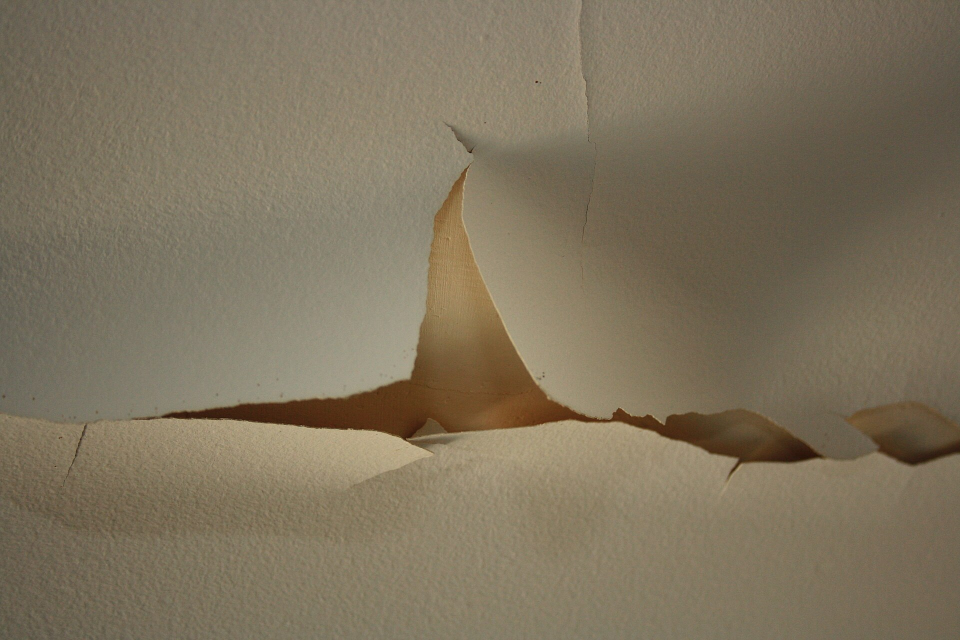
#> input picture samples/images/ceiling_crack_1.jpg, 1920 x 1280 px (shown at 1/2 size)
$ python -i quality.py   (imports and definitions only)   (older library calls are emulated)
#> lines starting #> are read from the running program, lines starting #| are printed output that depends on the picture; after the words box and inside, x2 and y2 are one past the last pixel; in counts of white or black regions, pixels touching at a corner belong together
"""Section 7 - Frame quality assessment (OpenCV).

Per frame: edge sharpness (blur), brightness / clipped exposure, feature
count, feature distribution over a 4x4 grid, plus optical-flow survival and
RANSAC inlier ratio once tracking/verification have run.

Blur: plain Laplacian variance mistakes texture-less (white-wall) frames for
blurred ones. Instead, at the strongest 1% of edges, the ratio of 2nd to 1st
derivative is measured separately for x and y (min of both, so one-directional
motion blur is caught). Blur widens edges and lowers this ratio independent of
how much texture the frame has. Judged relative to the video's median.
"""

import cv2
import numpy as np

GOOD, ACCEPTABLE, POOR = "GOOD", "ACCEPTABLE", "POOR"


def edge_sharpness(gray):
    x = gray.astype(np.float32)
    out = []
    for dx, dy in ((1, 0), (0, 1)):
        d1 = np.abs(cv2.Sobel(x, cv2.CV_32F, dx, dy, ksize=3))
        d2 = np.abs(cv2.Sobel(x, cv2.CV_32F, 2 * dx, 2 * dy, ksize=3))
        m = d1 > np.percentile(d1, 99)
        out.append(float(np.median(d2[m] / (d1[m] + 1e-6))) if m.any() else 0.0)
    return min(out)


def base_metrics(gray, n_grid=4):
    blur = edge_sharpness(gray)
    brightness = float(gray.mean())
    clipped = float(np.mean((gray < 10) | (gray > 245)))
    corners = cv2.goodFeaturesToTrack(gray, maxCorners=2000, qualityLevel=0.01,
                                      minDistance=7)
    n_feat = 0 if corners is None else len(corners)
    coverage = 0.0
    if n_feat:
        H, W = gray.shape
        c = corners.reshape(-1, 2)
        gx = np.clip((c[:, 0] / W * n_grid).astype(int), 0, n_grid - 1)
        gy = np.clip((c[:, 1] / H * n_grid).astype(int), 0, n_grid - 1)
        counts = np.bincount(gy * n_grid + gx, minlength=n_grid * n_grid)
        coverage = float(np.mean(counts >= 5))
    return {"blur": blur, "brightness": brightness, "clipped": clipped,
            "features": n_feat, "coverage": coverage}


def _grade(value, good, acceptable, higher_is_better=True):
    if not higher_is_better:
        value, good, acceptable = -value, -good, -acceptable
    if value >= good:
        return 2
    if value >= acceptable:
        return 1
    return 0


def score_frames(metrics, flow_survival=None, inlier_ratio=None):
    """Adds 'grades' and 'quality' to each metrics dict (in place)."""
    med_blur = np.median([m["blur"] for m in metrics]) or 1.0
    for i, m in enumerate(metrics):
        g = {
            "blur": _grade(m["blur"] / med_blur, 0.6, 0.4),
            "features": _grade(m["features"], 500, 150),
            "coverage": _grade(m["coverage"], 0.5, 0.3),
            "exposure": _grade(m["clipped"], 0.10, 0.30, higher_is_better=False),
        }
        m["blur_rel"] = m["blur"] / med_blur
        if flow_survival is not None and flow_survival[i] is not None:
            m["flow_survival"] = flow_survival[i]
            g["flow"] = _grade(flow_survival[i], 0.7, 0.4)
        if inlier_ratio is not None and inlier_ratio[i] is not None:
            m["inlier_ratio"] = inlier_ratio[i]
            g["inliers"] = _grade(inlier_ratio[i], 0.5, 0.3)
        m["grades"] = g
        poor = sum(v == 0 for v in g.values())
        good = sum(v == 2 for v in g.values())
        if poor >= 2 or g["blur"] == 0 or g["features"] == 0:
            m["quality"] = POOR
        elif poor == 0 and good >= len(g) - 1:
            m["quality"] = GOOD
        else:
            m["quality"] = ACCEPTABLE
    return metrics

>>> import cv2
>>> picture = cv2.imread('../../../samples/images/ceiling_crack_1.jpg', cv2.IMREAD_GRAYSCALE)
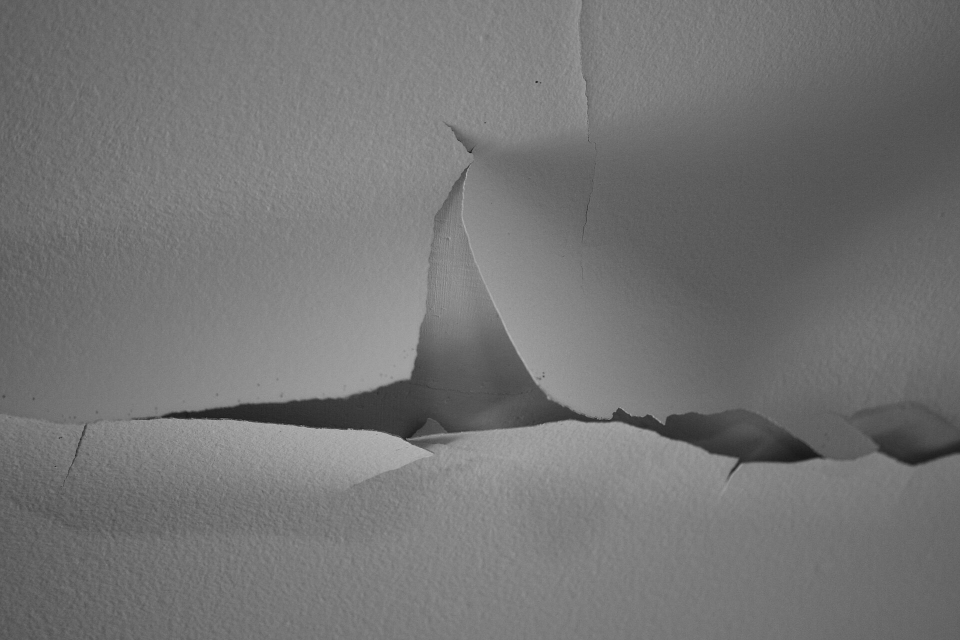
#> picture: shape (1280, 1920) (shown at 1/2 size); min 11, max 196, mean 116.1
>>> result = base_metrics(picture)
#> the loop in edge_sharpness, `for dx, dy in ((1, 0), (0, 1)):` made 2 passes
#> pass 1, in edge_sharpness, `d1 = np.abs(cv2.Sobel(x, cv2.CV_32F, dx, dy, ksize=3))`:
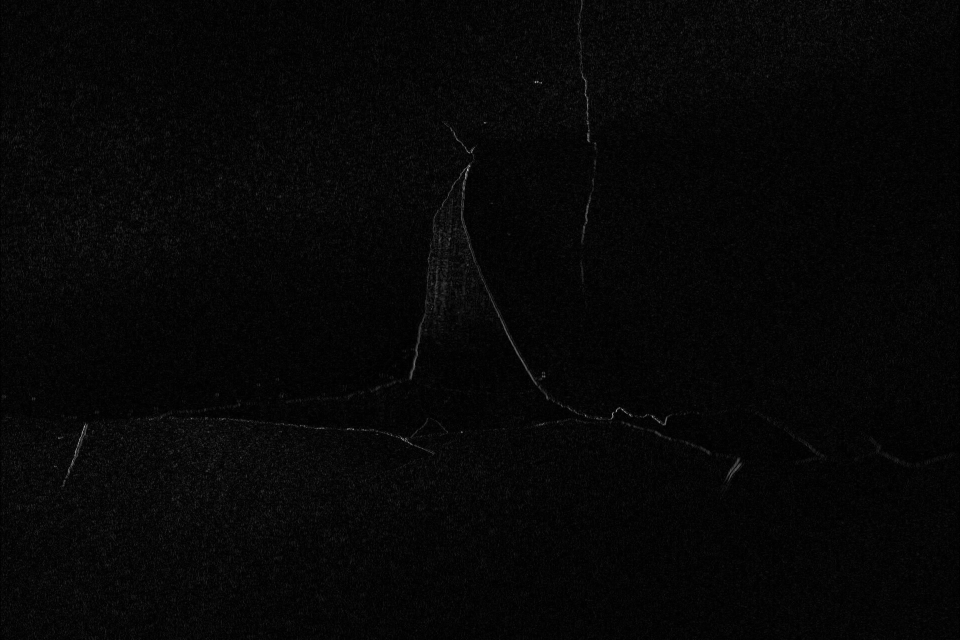
#> d1: shape (1280, 1920) float32 (shown at 1/2 size); min 0, max 458, mean 12.4; drawn with min black and max white
#> pass 1, in edge_sharpness, `m = d1 > np.percentile(d1, 99)`:
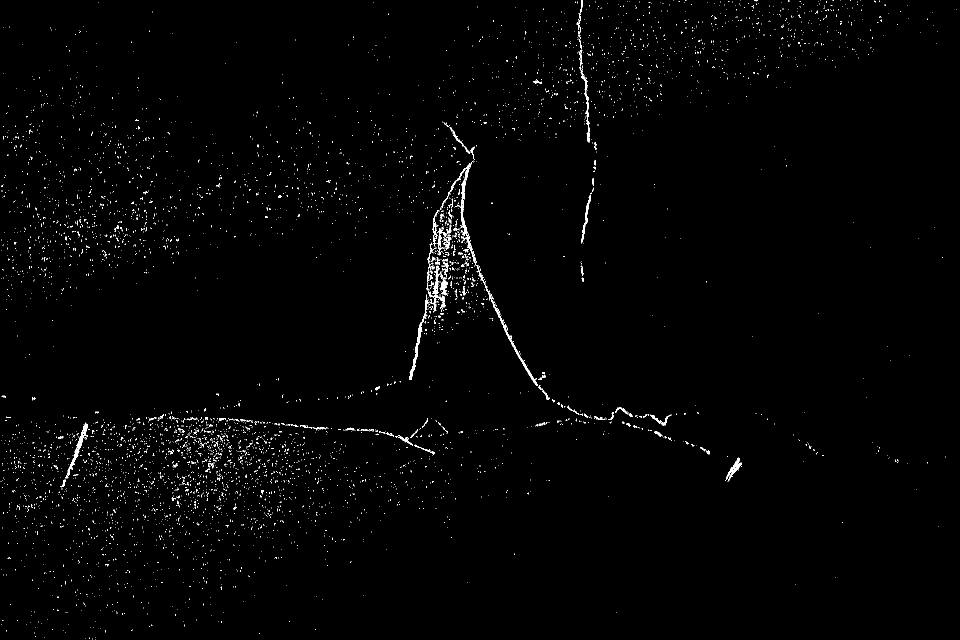
#> m: shape (1280, 1920) bool (shown at 1/2 size); 0.95% white in thin lines or dots
#> after the loop in edge_sharpness, `for dx, dy in ((1, 0), (0, 1)):`:
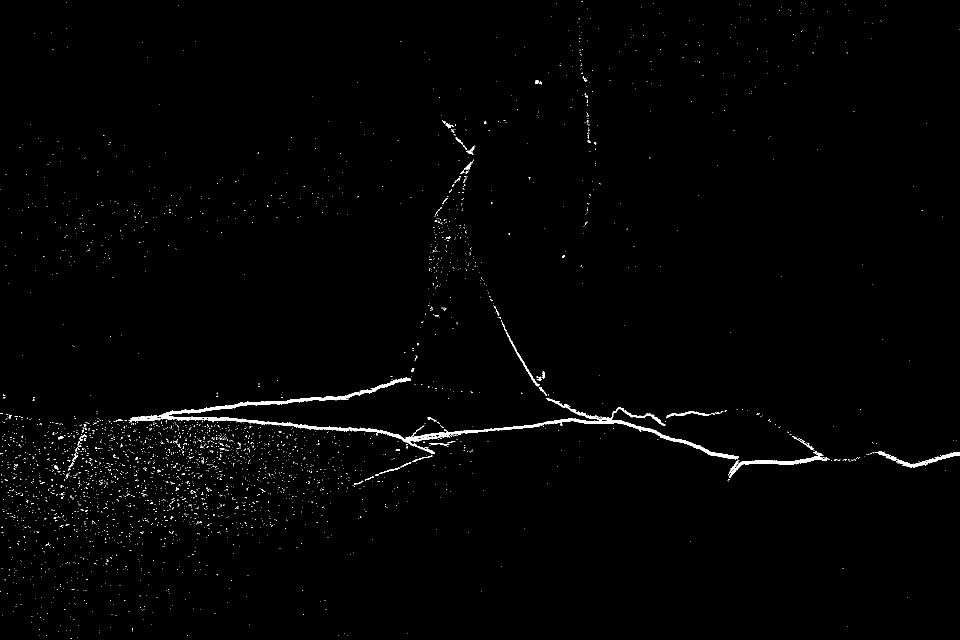
#> m: shape (1280, 1920) bool (shown at 1/2 size); 0.96% white; 3378 white regions (3332 under 20 px), largest, box (x1, y1, x2, y2) and area: (257, 755, 1478, 919) 10705, (1458, 912, 1660, 956) 1424, (1771, 904, 1920, 936) 965
#> after the loop in edge_sharpness, `for dx, dy in ((1, 0), (0, 1)):`: out = [0.266, 0.229]
#> in base_metrics, `blur = edge_sharpness(gray)`: blur = 0.229
#> in base_metrics, `brightness = float(gray.mean())`: brightness = 116.1
#> in base_metrics, `clipped = float(np.mean((gray < 10) | (gray > 245)))`: clipped = 0
#> in base_metrics, `corners = cv2.goodFeaturesToTrack(gray, maxCorners=2000, qualityLevel=..`: corners = 2000 rows, first 8: [1071, 164], [705, 858], [639, 856], [1081, 165], [118, 876], [970, 245], [923, 864], [1237, 816]
#> in base_metrics, `n_feat = 0 if corners is None else len(corners)`: n_feat = 2000
#> in base_metrics, `c = corners.reshape(-1, 2)`: c = 2000 pairs, first value 3 to 1878, second value 2 to 1277
#> in base_metrics, `gx = np.clip((c[:, 0] / W * n_grid).astype(int), 0, n_grid - 1)`: gx = 2000 values, max 3 at index 242, min 0 at index 4, mean 0.678
#> in base_metrics, `gy = np.clip((c[:, 1] / H * n_grid).astype(int), 0, n_grid - 1)`: gy = 2000 values, max 3 at index 60, min 0 at index 0, mean 1.75
#> in base_metrics, `counts = np.bincount(gy * n_grid + gx, minlength=n_grid * n_grid)`: counts = [47, 46, 157, 55, 169, 205, 30, 2, 430, 253, 70, 17, 409, 107, 0, 3]
#> in base_metrics, `coverage = float(np.mean(counts >= 5))`: coverage = 0.812
#> result = {'blur': 0.229, 'brightness': 116.1, 'clipped': 0, 'features': 2000, 'coverage': 0.812}

$ run again, on samples/images/cracked_wall_1.jpg
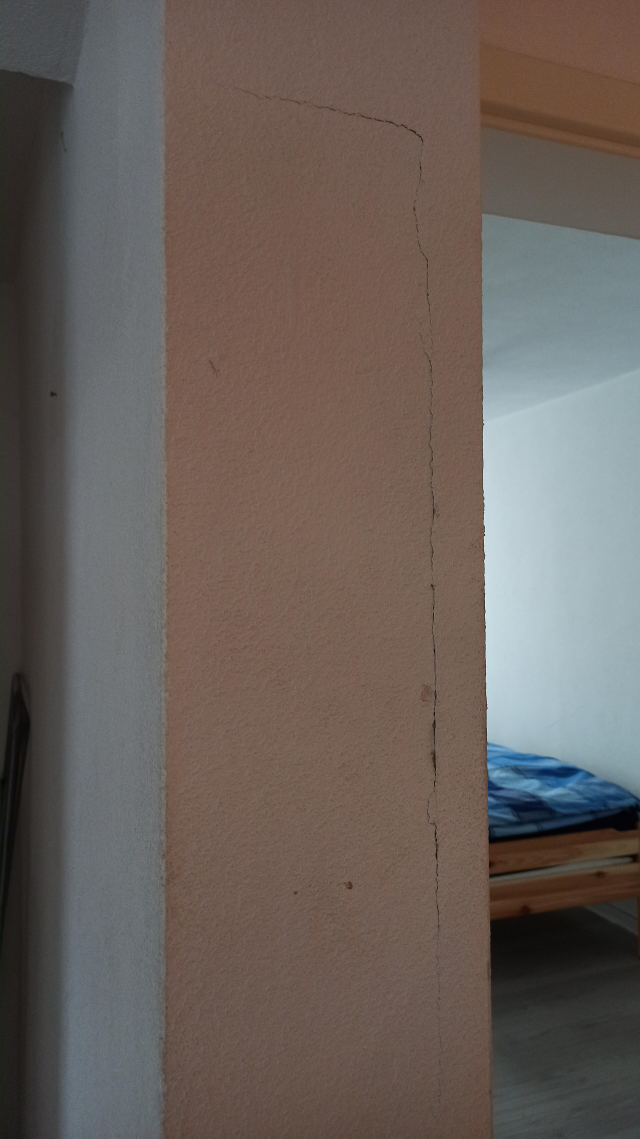
#> input picture samples/images/cracked_wall_1.jpg, 1920 x 3415 px (shown at 1/3 size)
#> the loop in edge_sharpness, `for dx, dy in ((1, 0), (0, 1)):` made 2 passes
#> pass 1, in edge_sharpness, `m = d1 > np.percentile(d1, 99)`:
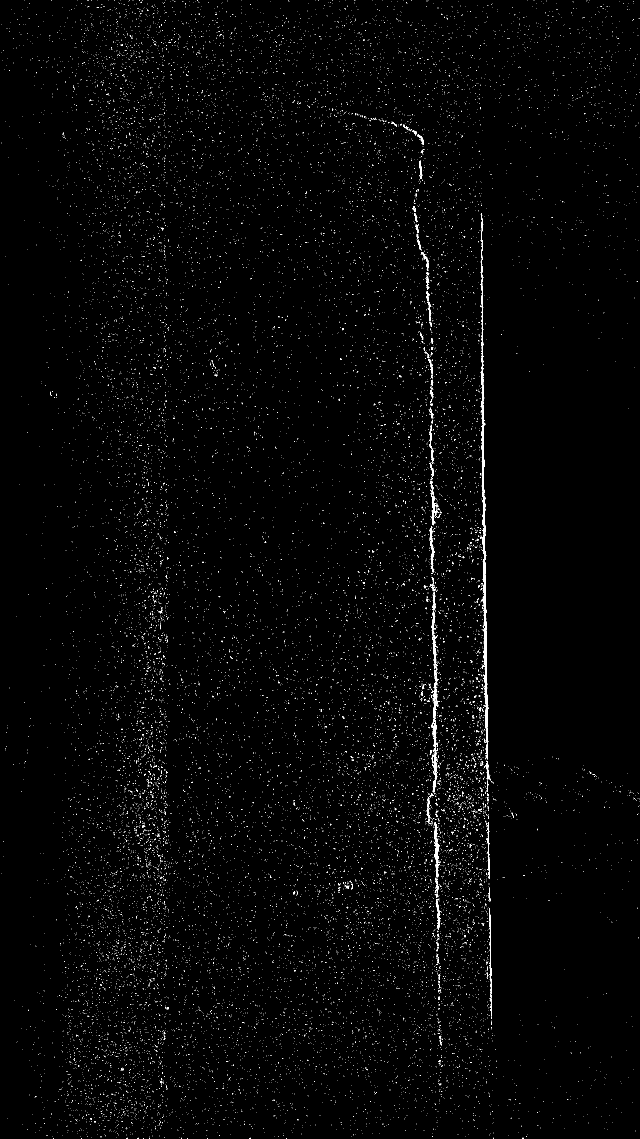
#> m: shape (3415, 1920) bool (shown at 1/3 size); 0.95% white in thin lines or dots
#> after the loop in edge_sharpness, `for dx, dy in ((1, 0), (0, 1)):`:
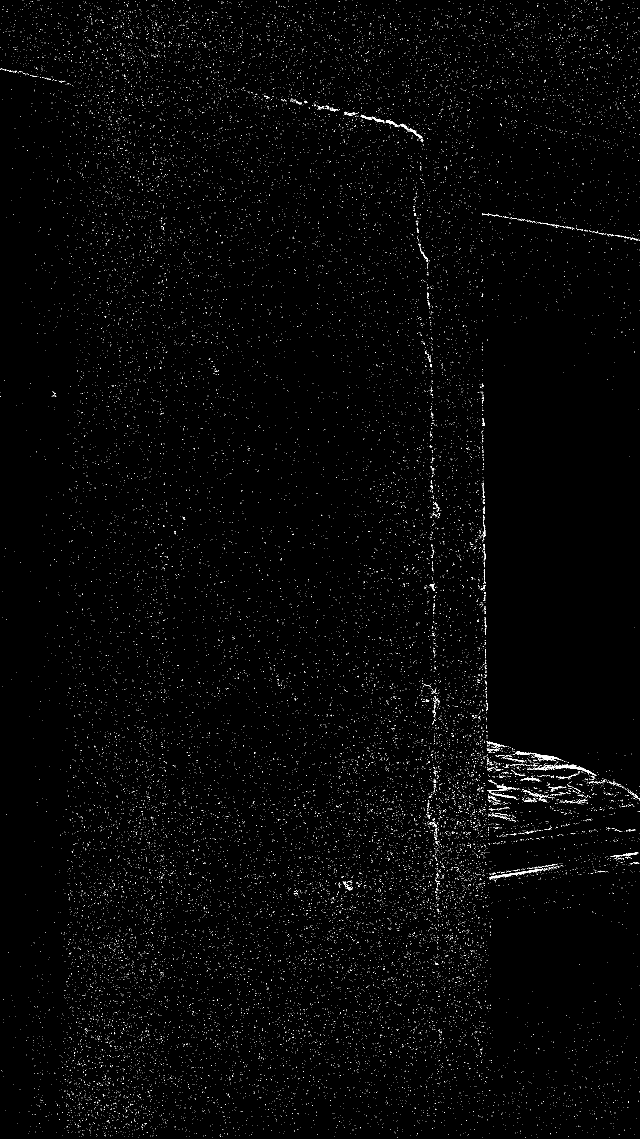
#> m: shape (3415, 1920) bool (shown at 1/3 size); 0.91% white in thin lines or dots
#> after the loop in edge_sharpness, `for dx, dy in ((1, 0), (0, 1)):`: out = [0.371, 0.288]
#> blur = 0.288
#> brightness = 98.36
#> clipped = 0.00203
#> corners = 2000 rows, first 8: [1452, 1599], [1451, 1271], [1454, 1606], [1457, 1878], [1454, 1779], [1454, 1675], [1452, 1530], [1303, 1770]
#> n_feat = 2000
#> c = 2000 pairs, first value 27 to 1916, second value 2 to 3407
#> gx = 2000 values, max 3 at index 0, min 0 at index 158, mean 1.55
#> gy = 2000 values, max 3 at index 23, min 0 at index 57, mean 1.73
#> counts = [115, 104, 134, 52, 35, 49, 166, 54, 78, 78, 445, 120, 171, 117, 252, 30]
#> coverage = 1
#> result = {'blur': 0.288, 'brightness': 98.36, 'clipped': 0.00203, 'features': 2000, 'coverage': 1}

$ run again, on samples/images/peeling_paint_ceiling_2.jpg
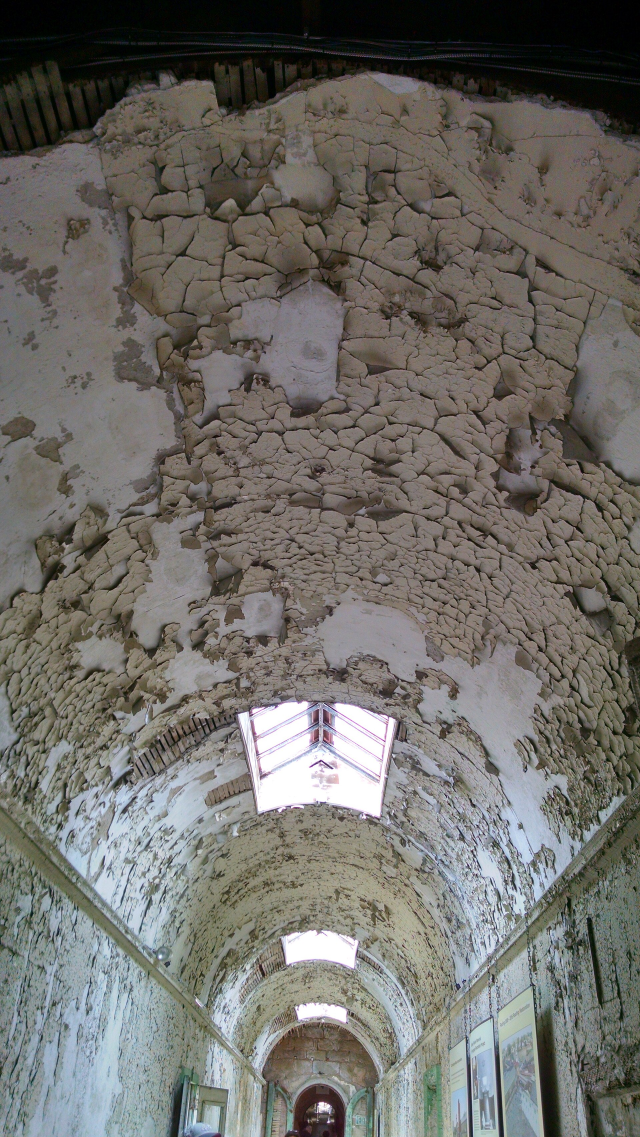
#> input picture samples/images/peeling_paint_ceiling_2.jpg, 1920 x 3411 px (shown at 1/3 size)
#> the loop in edge_sharpness, `for dx, dy in ((1, 0), (0, 1)):` made 2 passes
#> pass 1, in edge_sharpness, `m = d1 > np.percentile(d1, 99)`:
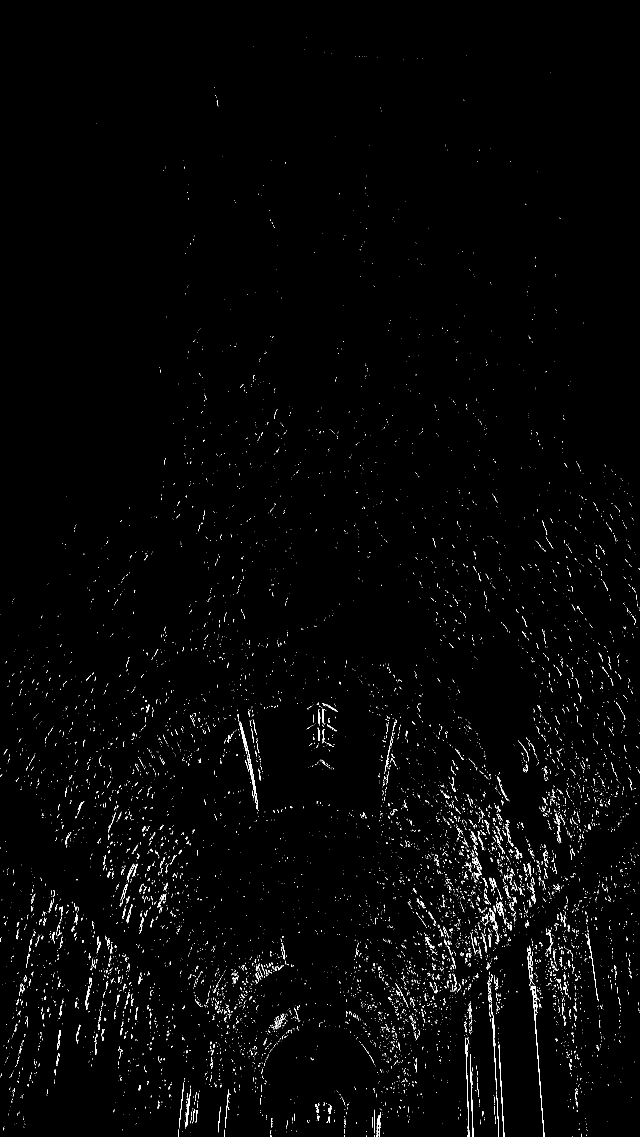
#> m: shape (3411, 1920) bool (shown at 1/3 size); 0.99% white in thin lines or dots
#> after the loop in edge_sharpness, `for dx, dy in ((1, 0), (0, 1)):`:
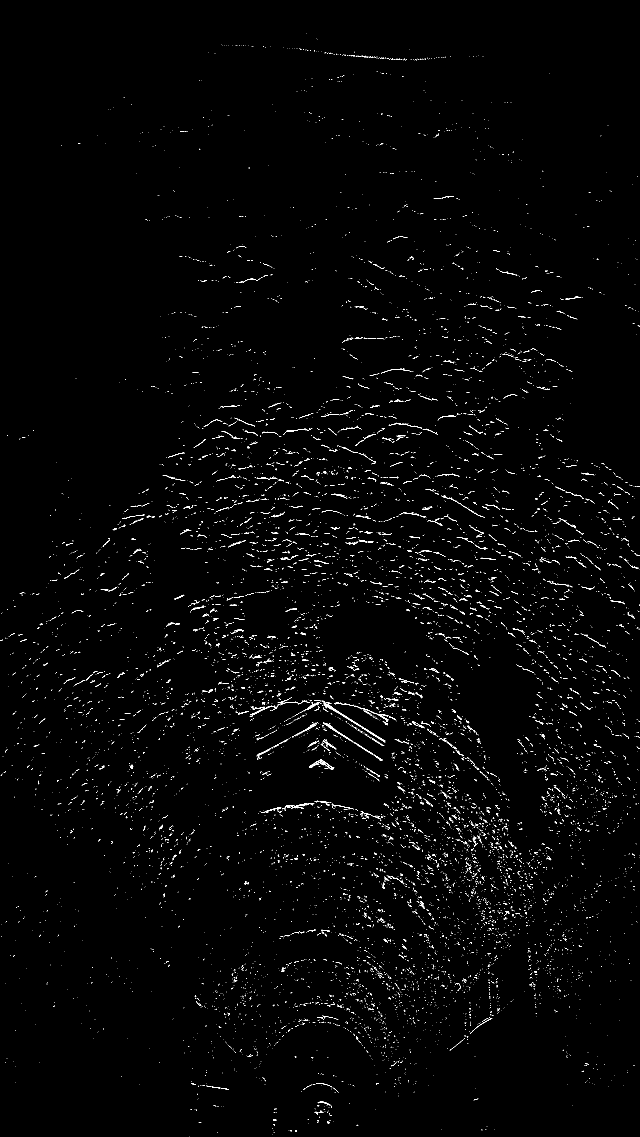
#> m: shape (3411, 1920) bool (shown at 1/3 size); 0.99% white in thin lines or dots
#> after the loop in edge_sharpness, `for dx, dy in ((1, 0), (0, 1)):`: out = [0.234, 0.222]
#> blur = 0.222
#> brightness = 109.1
#> clipped = 0.0758
#> corners = 2000 rows, first 8: [952, 3338], [1428, 2621], [833, 2115], [1883, 2442], [793, 2122], [815, 2118], [1602, 2959], [1798, 2329]
#> n_feat = 2000
#> c = 2000 pairs, first value 75 to 1917, second value 100 to 3393
#> gx = 2000 values, max 3 at index 3, min 0 at index 116, mean 1.98
#> gy = 2000 values, max 3 at index 0, min 0 at index 333, mean 2.34
#> counts = [0, 6, 26, 7, 7, 75, 77, 48, 59, 205, 288, 244, 33, 177, 421, 327]
#> coverage = 0.938
#> result = {'blur': 0.222, 'brightness': 109.1, 'clipped': 0.0758, 'features': 2000, 'coverage': 0.938}
